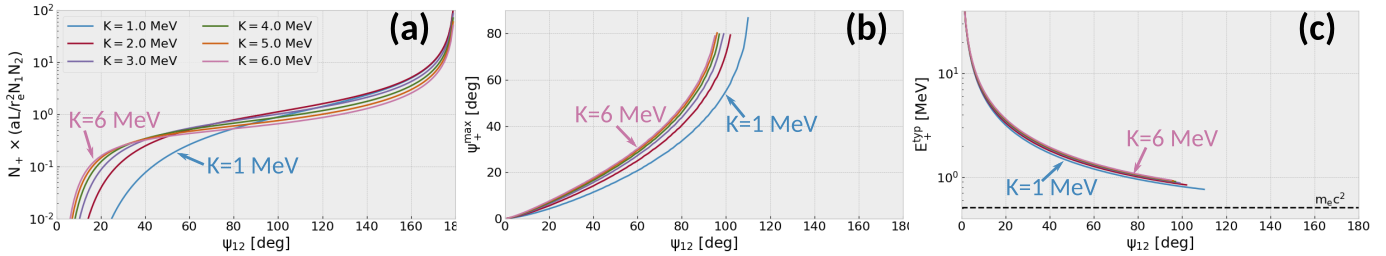

Source code (Python):
# coding:utf8
r"""
Compare the results of the model for leading energy couple with numerical results, for two Brem sources.
"""
# Import modules
# coding:utf8

# Import modules
import numpy as np
import matplotlib.pyplot as plt
from matplotlib import rcParams
from scipy.special import gamma

# Format the plots
plt.close("all")
plt.ion()
plt.style.use("bmh")
rcParams['figure.figsize'] = [9.5, 5.10]
# rcParams['figure.figsize'] = [7.5, 5.10]
rcParams['mathtext.default']='regular'
rcParams['font.size']=16.0
rcParams['figure.subplot.bottom'] = 0.15
rcParams['figure.subplot.left'] = 0.15

# Electron mass energy
me = 0.511

from matplotlib.colors import LogNorm
from matplotlib.lines import Line2D


def g_Brem(EoverK):
    r"""
    Function g for Exponential energy distribution.

    Parameters
    ----------
    EoverK : {float, array}
        Gamma energy over characteristic energy.
    """
    return np.exp(-EoverK)

def g_LMC(EoverK):
    r"""
    Function g for Synchrotron-like energy distribution.

    Parameters
    ----------
    EoverK : {float, array}
        Gamma energy over characteristic energy.
    """
    return (EoverK)**(-0.95) * np.exp(-EoverK)/gamma(-0.95+1)

def sigma_LBW(s):
    # Compute the Breit-Wheeler cross section in term of s
    sigma   = 4*np.pi/s * me**2 * ((2 + 8*me**2/s - 16*me**4/s**2) * np.log((np.sqrt(s) + np.sqrt(s - 4*me**2))/(2*me)) - np.sqrt(1 - 4*me**2/s) * (1 + 4*me**2/s))

    # Return the result
    return np.nan_to_num(sigma)

def h(zeta, A, B, n, m):
    r"""
    Fit function (values in re^2) for the LBW equivalent cross section.

    Parameters
    ----------
    zeta : float
        Characteristic center of mass energy squared, in MeV^2.
    A,B : float
        Fit parameters, in MeV^2.
    n,m : float
        Fit indexes.
    """
    return A/zeta**n * np.exp(-B/zeta**m)

def beaming_condition_satisfied(Et, Ecm):
    r"""
    Compute the beaming condition.
    Parameters
    ----------
    Et : array
        Total energy of the collision in the lab frame
    Ecm : array
        CM energy
    """
    if 2*me * Et/Ecm**2 > 1:
        return True
    else:
        return False

def compute_angular_bound(Et, Ecm):
    r"""
    Returns the maximum half angle associated with given total energy and CM energy.

    Parameters
    ----------
    Et : array
        Total energy of the collision in the lab frame
    Ecm : array
        CM energy
    """
    psipmax = np.arctan2(Ecm * np.sqrt(Ecm**2 - 4*me**2), np.sqrt((2*me*Et)**2 - Ecm**4))
    return psipmax

def compute_solid_angle(Et, Ecm):
    r"""
    Returns the typical solid angle of the positron source in the lab frame.

    Parameters
    ----------
    Et : array
        Total energy of the collision in the lab frame
    Ecm : array
        CM energy
    """
    psipmax = compute_angular_bound(Et, Ecm)
    omegap = 2*np.pi*(1-np.cos(psipmax))
    return omegap


def compute_energy_typical(Et):
    r"""
    Returns the typical energy associated with given total energy and CM energy.

    Parameters
    ----------
    Et : array
        Total energy of the collision in the lab frame
    """
    Eptyp = Et/2
    return Eptyp

# Define G
def G(E1, K1, E2, K2, psi12):
    return g_Brem(E1/K1) * g_Brem(E2/K2) * sigma_LBW(2*E1*E2*(1-np.cos(psi12)))

# Define the grid of energies
E1  = np.logspace(-2,2,2000)
E2  = np.logspace(-2,2,2001)
# E1  = np.logspace(-2,2,1000)
# E2  = np.logspace(-2,2,1001)
gE1, gE2 = np.meshgrid(E1, E2, indexing='ij')

# Define colors
colors = ['#348ABD', '#A60628', '#7A68A6', '#467821', '#D55E00', '#CC79A7', '#56B4E9', '#009E73', '#F0E442', '#0072B2']

# Define asymmetry coefficients and collision angles
energies = np.linspace(1,6,6)
# energies = [0.5, 1.0, 5.0]
angles = np.radians(range(1,180,1))
# angles = np.radians(range(5,180,5))

# Loop over all the configurations
for Ki, color in zip(energies, colors):
    # Initialize numerical optimum energies and theoretical optimum energies
    Np = []
    psipmax = []
    Eptyp = []
    for psi12 in angles:
        # Print informations on the current configuration
        print(r"################################################################################")
        print("psi12 = {:.4g} deg".format(np.degrees(psi12)))
        print("Ki = {:.4g}".format(Ki))

        # Compute characteristic energies
        K1  = Ki # MeV
        K2  = Ki # MeV

        zeta = 2 * K1 * K2 * (1-np.cos(psi12))
        sigma = h(zeta, 23.3, 3.94, 0.674, 0.374)
        L12 = (1-np.cos(psi12))/np.sin(psi12)
        Np.append(L12*sigma)

        # Get leading energy couple from numerical results
        res = G(gE1, K1, gE2, K2, psi12)
        idmax = np.where(res == np.max(res))
        e1p = float(E1[idmax[-2]])
        e2p = float(E2[idmax[-1]])

        Etp = e1p + e2p
        Ecmp = np.sqrt(2 * e1p * e2p * (1-np.cos(psi12)))
        if beaming_condition_satisfied(Etp, Ecmp):
            psipmax.append(compute_angular_bound(Etp, Ecmp))
            Eptyp.append(compute_energy_typical(Etp))
        else:
            psipmax.append(np.nan)
            Eptyp.append(np.nan)


    # Plot results
    plt.figure(0)
    plt.plot(np.degrees(angles), Np, '-', c=color, label="$K={:.1f} ~ MeV$".format(Ki))
    plt.figure(1)
    plt.plot(np.degrees(angles), np.degrees(psipmax), '-', c=color)
    plt.figure(2)
    plt.plot(np.degrees(angles), Eptyp, '-', c=color)

# Format the plots
plt.figure(0)
plt.xlabel(r"$\psi_{12}$ [$deg$]")
plt.ylabel(r"$N_+ \times (aL/r_e^2 N_1 N_2)$")
plt.yscale("log")
plt.legend(ncol=2)
plt.ylim(1e-2, 1e2)
plt.xlim(0, 180)
plt.savefig("cinematique_optimisation_Np.png")

plt.figure(1)
plt.xlabel(r"$\psi_{12}$ [$deg$]")
plt.ylabel(r"$\psi_+^{max}$ [$deg$]")
plt.ylim(0, 90)
plt.xlim(0, 180)
plt.savefig("cinematique_optimisation_psipmax.png")

plt.figure(2)
plt.xlabel(r"$\psi_{12}$ [$deg$]")
plt.ylabel(r"$E_+^{typ}$ [$MeV$]")
plt.yscale("log")
plt.ylim(4e-1, 4e1)
plt.xlim(0, 180)
plt.axhline(0.511, ls='--', color='k')
plt.text(160, 0.55, r"$m_e c^2$")
plt.savefig("cinematique_optimisation_Eptyp.png")
